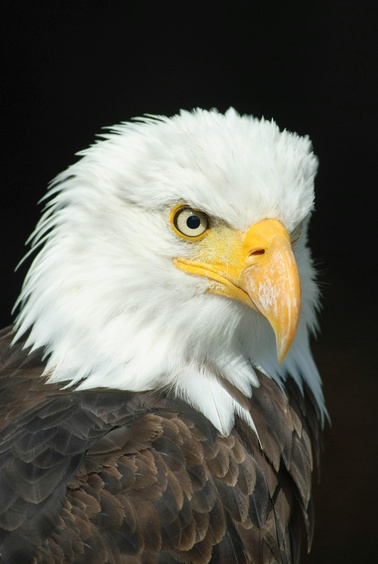
#> input picture Lab Manual/Experiment - 10/Images.jpg, 378 x 564 px, shrunk from 2273 x 3396 before the run
$ jupyter execute frequency_domail_op.ipynb
#> lines starting #> are read from the running program, lines starting #| are printed output that depends on the picture
[cell 1]
import cv2
import numpy as np
import matplotlib.pyplot as plt


def apply_gaussian_filter(image, sigma):
    image = np.float32(image)
    frequency_domain = cv2.dft(image, flags=cv2.DFT_COMPLEX_OUTPUT)
    shifted_frequency_domain = np.fft.fftshift(frequency_domain)
    rows, cols = image.shape
    crow, ccol = rows // 2, cols // 2
    mask = np.zeros((rows, cols, 2), np.float32)
    for i in range(rows):
        for j in range(cols):
            distance_squared = (i - crow) ** 2 + (j - ccol) ** 2
            gaussian_value = np.exp(-distance_squared / (2 * sigma**2))
            mask[i, j] = [gaussian_value, gaussian_value]
    filtered_frequency_domain = shifted_frequency_domain * mask
    shifted_filtered_frequency_domain = np.fft.ifftshift(filtered_frequency_domain)
    filtered_image = cv2.idft(
        shifted_filtered_frequency_domain, flags=cv2.DFT_SCALE | cv2.DFT_REAL_OUTPUT
    )
    filtered_image = cv2.normalize(filtered_image, None, 0, 255, cv2.NORM_MINMAX)
    return np.uint8(filtered_image)


def apply_sharpening_filter(image, strength):
    image = np.float32(image)
    frequency_domain = cv2.dft(image, flags=cv2.DFT_COMPLEX_OUTPUT)
    shifted_frequency_domain = np.fft.fftshift(frequency_domain)
    rows, cols = image.shape
    crow, ccol = rows // 2, cols // 2
    mask = np.ones((rows, cols, 2), np.float32)
    mask[crow - strength : crow + strength, ccol - strength : ccol + strength] = 0
    filtered_frequency_domain = shifted_frequency_domain * mask
    shifted_filtered_frequency_domain = np.fft.ifftshift(filtered_frequency_domain)
    filtered_image = cv2.idft(
        shifted_filtered_frequency_domain, flags=cv2.DFT_SCALE | cv2.DFT_REAL_OUTPUT
    )
    filtered_image = cv2.normalize(filtered_image, None, 0, 255, cv2.NORM_MINMAX)
    return np.uint8(filtered_image)


image_path = "./Images.jpg"
input_image = cv2.imread(image_path, 0)
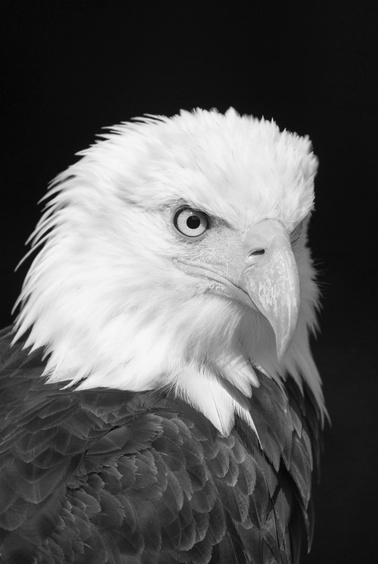
#> input_image: shape (564, 378); min 4, max 248, mean 92.2
if input_image is None:
    raise FileNotFoundError(
        f"The image '{image_path}' could not be loaded. Check the file path."
    )

sigma = 20
smoothed_image = apply_gaussian_filter(input_image, sigma)
#> in apply_gaussian_filter, `filtered_image = cv2.idft( shifted_filtered_frequency_domain, flags=cv..`:
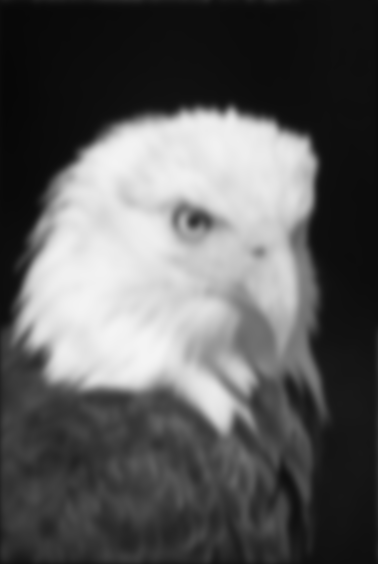
#> filtered_image: shape (564, 378) float32; min 7.17, max 245, mean 92.2

strength = 20
sharpened_image = apply_sharpening_filter(input_image, strength)
#> in apply_sharpening_filter, `filtered_image = cv2.idft( shifted_filtered_frequency_domain, flags=cv..`:
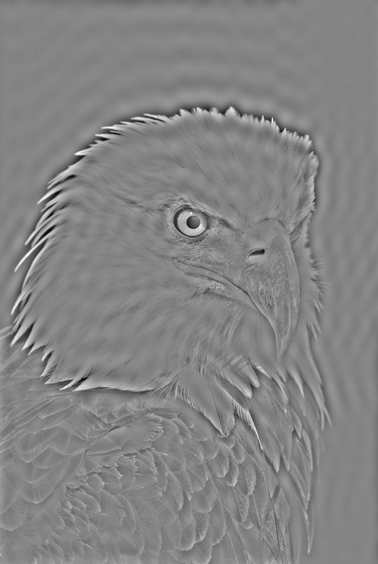
#> filtered_image: shape (564, 378) float32; min -145.7, max 134.5, mean 0; drawn with min black and max white

combined_image = np.hstack((input_image, smoothed_image, sharpened_image))
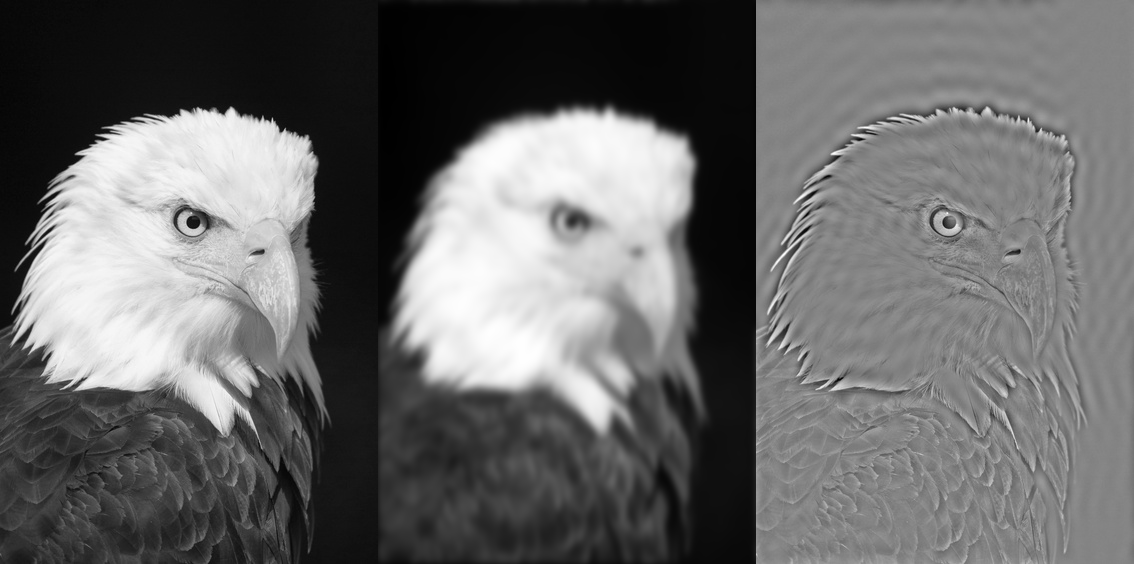
#> combined_image: shape (564, 1134); min 0, max 255, mean 105
plt.imshow(combined_image, cmap="gray")
plt.title("Original | Smoothed | Sharpened")
plt.axis("off")
plt.show()

smoothed_path = "smoothed_image.jpg"
sharpened_path = "sharpened_image.jpg"
cv2.imwrite(smoothed_path, smoothed_image)
cv2.imwrite(sharpened_path, sharpened_image)

print(f"Smoothed image saved at: {smoothed_path}")
print(f"Sharpened image saved at: {sharpened_path}")
